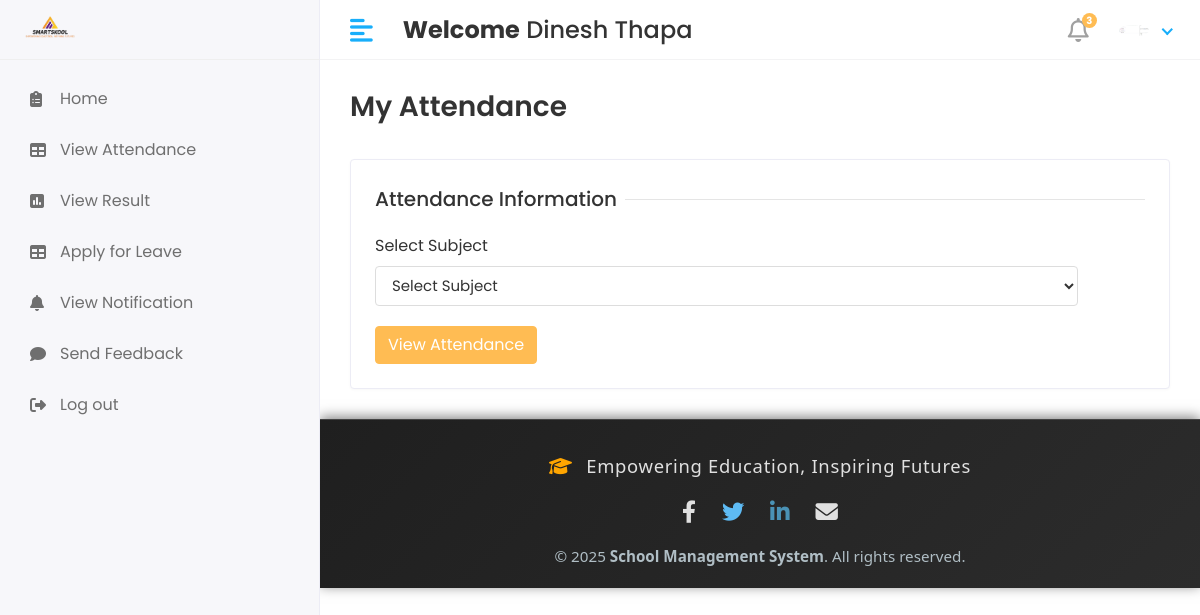
/student/view_attendance/ (signed in), run on the app's committed database.
### app/models.py (models this page shows)
class CustomUser(AbstractUser):
   USER= (
      (1,'hod'),
      (2,'staff'),
      (3,'student'),
    )
   user_type=models.CharField(choices=USER,max_length=50,default=1)
   profile_pic = models.ImageField(upload_to='media/profile_pics')

### school_management_system/Student_Views.py (the view)
# urls.py: path('student/view_attendance/',Student_Views.student_view_attendance,name='student_view_attendance'),
def student_view_attendance(request):
    student_obj = student.objects.get(admin=request.user.id)
    subject_obj = subject.objects.filter(course_id=student_obj.course_id)
    action = request.GET.get('action')
    get_subject = None
    attendance_report_obj = None
    if action is not None:
        if request.method == 'POST':
            subject_id = request.POST.get('subject_id')
            get_subject = subject.objects.get(id=subject_id)
            attendance_report_obj = attendance_report.objects.filter(student_id=student_obj,attendance_id__subject_id=get_subject)
    context = {
        'subject_obj': subject_obj,
        'action': action,
        'get_subject': get_subject,
        'attendance_report_obj': attendance_report_obj,
    }
    return render(request, 'Student/student_view_attendance.html', context)

### templates/student/student_view_attendance.html (shortened to what this page needs)
{%extends 'base.html'%}
{%block content%}
        <div class="page-header">
            <div class="row align-items-center">
                <div class="col">
                <h3 class="page-title">My Attendance</h3>
                </div>
            </div>
        </div>
        {% if action is None%}
        <div class="row">
            <div class="col-sm-12">
                <div class="card">
                    <div class="card-body">
                        <form method="post" action="?action=show_attendance">
                            <div class="row">
                            <div class="col-12">
                            <h5 class="form-title"><span>Attendance Information</span></h5>
                            </div>
                            <div class="col-sm-11">
                            <div class="form-group">
                            <label>Select Subject</label>
                                <select class="form-control" name="subject_id">
                                    <option value="">Select Subject</option>
                                </select>
                            </div>
                            </div>
                            <div class="col-12">
                            <button type="submit" class="btn btn-primary"> View Attendance </button>
                            </div>
                            </div>
                        </form>
                    </div>
                </div>
            </div>
        </div>
        {%endif%}
{%endblock%}

### templates/includes/header.html (shortened to what this page needs)
{% load static %}
<div class="header">
    {% if user.user_type == '1' %}
            <div class="header-left">
               <a href="" class="logo">
               <img src="{% static 'assets/img/logo1.png'%}" alt="Logo" width="80" height="80">
               </a>
               <a href="index.html" class="logo logo-small">
               <img src="{% static 'assets/img/logo1.png'%}" alt="Logo" width="80" height="80">
               </a>
            </div>
            <a href="javascript:void(0);" id="toggle_btn">
            <i class="fas fa-align-left"></i>
            </a>
            <div class="top-nav-search mt-3" >
               <h4><strong>Welcome</strong>&nbsp;<span>{{user.first_name}} {{user.last_name}}</span></h4>
            </div>
            <a class="mobile_btn" id="mobile_btn">
            <i class="fas fa-bars"></i>
            </a>
            <ul class="nav user-menu">
               <li class="nav-item dropdown noti-dropdown">
                  <a href="#" class="dropdown-toggle nav-link" data-toggle="dropdown">
                  <i class="far fa-bell"></i> <span class="badge badge-pill">3</span>
                  </a>
                  <div class="dropdown-menu notifications">
                     <div class="topnav-dropdown-header">
                        <span class="notification-title">Notifications</span>
                        <a href="javascript:void(0)" class="clear-noti"> Clear All </a>
                     </div>
                     <div class="noti-content">
                        <ul class="notification-list">
                           <li class="notification-message">
                              <a href="#">
                                 <div class="media">
                                    <span class="avatar avatar-sm">
                                    <img class="avatar-img rounded-circle" alt="User Image" src="{{ user.profile.profile_pic.url }}">
                                    </span>
                                    <div class="media-body">
                                       <p class="noti-details"><span class="noti-title">Carlson Tech</span> has approved <span class="noti-title">your estimate</span></p>
                                       <p class="noti-time"><span class="notification-time">4 mins ago</span></p>
                                    </div>
                                 </div>
                              </a>
                           </li>
                           <li class="notification-message">
                              <a href="#">
                                 <div class="media">
                                    <span class="avatar avatar-sm">
                                    <img class="avatar-img rounded-circle" alt="User Image" src="{% static 'assets/img/profiles/avatar-11.jpg'%}">
                                    </span>
                                    <div class="media-body">
                                       <p class="noti-details"><span class="noti-title">International Software Inc</span> has sent you a invoice in the amount of <span class="noti-title">$218</span></p>
                                       <p class="noti-time"><span class="notification-time">6 mins ago</span></p>
                                    </div>
                                 </div>
                              </a>
                           </li>
                           <li class="notification-message">
                              <a href="#">
                                 <div class="media">
                                    <span class="avatar avatar-sm">
                                    <img class="avatar-img rounded-circle" alt="User Image" src="{% static 'assets/img/profiles/avatar-17.jpg'%}">
                                    </span>
                                    <div class="media-body">
                                       <p class="noti-details"><span class="noti-title">John Hendry</span> sent a cancellation request <span class="noti-title">Apple iPhone XR</span></p>
                                       <p class="noti-time"><span class="notification-time">8 mins ago</span></p>
                                    </div>
                                 </div>
                              </a>
                           </li>
                           <li class="notification-message">
                              <a href="#">
                                 <div class="media">
                                    <span class="avatar avatar-sm">
                                    <img class="avatar-img rounded-circle" alt="User Image" src="{% static 'assets/img/profiles/avatar-13.jpg'%}">
                                    </span>
                                    <div class="media-body">
                                       <p class="noti-details"><span class="noti-title">Mercury Software Inc</span> added a new product <span class="noti-title">Apple MacBook Pro</span></p>
                                       <p class="noti-time"><span class="notification-time">12 mins ago</span></p>
                                    </div>
                                 </div>
                              </a>
                           </li>
                        </ul>
                     </div>
                     <div class="topnav-dropdown-footer">
                        <a href="#">View all Notifications</a>
                     </div>
                  </div>
               </li>
               <li class="nav-item dropdown has-arrow">
                  <a href="#" class="dropdown-toggle nav-link" data-toggle="dropdown">
                    <span class="user-img">
                     {% if user.profile_pic and user.profile_pic.url %}
                        <span class="user-img">
                           <img class="rounded-circle" src="{{ user.profile_pic.url }}" width="30" alt="Profile">
                           <span class="status online"></span>
                        </span>
                     {% else %}
                        <span class="user-img">
                           <img class="rounded-circle" src="{% static 'assets/img/noimg.png' %}" width="30" alt="Profile">
                           <span class="status online"></span>
                        </span>
                     {% endif %}
                                 </span>
                  </a>
                  <div class="dropdown-menu">
                     <div class="user-header">
                        <div class="avatar avatar-sm">
                           {% if user.profile_pic and user.profile_pic.url %}
                              <img src="{{ user.profile_pic.url }}" alt="User Image" class="avatar-img rounded-circle">
                           {% else %}
                              <img src="{% static 'assets/img/noimg.png' %}" alt="User Image" class="avatar-img rounded-circle">
                           {% endif %}
                        </div>
                        <div class="user-text">
                           <h6>{{user.first_name}}&nbsp; {{user.last_name}}</h6>
                           {% if user.user_type == '1' %}
                           <p class="text-muted mb-0">HOD</p>
                           {%elif user.user_type == '2' %}
                           <p class="text-muted mb-0">Staff</p>
                           {%else%}
                           <p class="text-muted mb-0">Student</p>
                           {%endif%}
                        </div>
                     </div>
                     <a class="dropdown-item" href="#">My Profile</a>
                     <a class="dropdown-item" href="inbox.html">Inbox</a>
                     <a class="dropdown-item" href={% url 'logout' %}>Logout</a>
                  </div>
               </li>
            </ul>
         {%else%}
         <div class="header-left">
              <a href="" class="logo">
               <img src="{% static 'assets/img/logo1.png'%}" alt="Logo" width="80" height="80">
               </a>
            </div>
            <a href="javascript:void(0);" id="toggle_btn">
            <i class="fas fa-align-left"></i>
            </a>
            <div class="top-nav-search mt-3" >
               <h4><strong>Welcome</strong>&nbsp;<span>{{user.first_name}} {{user.last_name}}</span></h4>
            </div>
            <ul class="nav user-menu">
               <li class="nav-item dropdown noti-dropdown">
                  <a href="#" class="dropdown-toggle nav-link" data-toggle="dropdown">
                  <i class="far fa-bell"></i> <span class="badge badge-pill">3</span>
                  </a>
               </li>
               <li class="nav-item dropdown has-arrow">
                  <a href="#" class="dropdown-toggle nav-link" data-toggle="dropdown">
                    <span class="user-img">
                     {% if user.profile_pic and user.profile_pic.url %}
                        <span class="user-img">
                           <img class="rounded-circle" src="{{ user.profile_pic.url }}" width="30" alt="Profile">
                        </span>
                     {% else %}
                        <span class="user-img">
                           <img class="rounded-circle" src="{% static 'assets/img/noimg.png' %}" width="30" alt="Profile">
                           <span class="status online"></span>
                        </span>
                     {% endif %}
                                 </span>
                  </a>
               </li>
            </ul>
         {% endif %}
</div>

### static/assets/css/style.css (style rules this page uses)
html { height: 100%; }
body { background-color: #fff; color: #333; font-family: 'Poppins', sans-serif; font-size: 1rem; height: 100%; line-height: 1.5; overflow-x: hidden; }
h1, h2, h3, h4, h5, h6 { font-family: 'Poppins', sans-serif; margin-top: 0; }
.form-control { border: 1px solid #ddd; box-shadow: none; color: #333; font-size: 15px; height: 40px; }
a { color: #009ce7; }
input, button, a { transition: all 0.4s ease; -moz-transition: all 0.4s ease; -o-transition: all 0.4s ease; -ms-transition: all 0.4s ease; -webkit-transition: all 0.4s ease; }
input, input:focus, button, button:focus { outline: none; }
.form-group { margin-bottom: 1.25rem; }
ul, ol { padding: 0px; list-style: none; }
.btn-primary { background-color: #FFBC53; border: 1px solid #FFBC53; }
.card { border: 1px solid #ececf5; box-shadow: 0 1px 3px 0 rgba(0, 0, 0, 0.03); margin-bottom: 1.875rem; }
.card-body { padding: 1.5rem; }
.header { background-color: #fff; border-bottom: 1px solid #f3f3f4; left: 0; position: fixed; right: 0; top: 0; z-index: 1001; height: 60px; }
.header .header-left { float: left; height: 60px; padding: 0 20px; position: relative; width: 320px; z-index: 1; transition: all 0.2s ease-in-out; background-color: #f7f7fa; border-bottom: 1px solid #efefef; border-right: 1px solid #ececf5; display: flex; align-items: center; }
.header .header-left .logo { display: inline-block; line-height: 60px; }
.header .header-left .logo img { max-height: 40px; width: auto; }
.header .dropdown-toggle:after { display: none; }
.header .has-arrow .dropdown-toggle:after { border-top: 0; border-left: 0; border-bottom: 2px solid #18aefa; border-right: 2px solid #18aefa; content: ''; height: 8px; display: inline-block; pointer-events: none; -webkit-transform-origin: 66% 66%; -ms-transform-origin: 66% 66%; transform-origin: 66% 66%; -webkit-transform: rotate(45deg); -ms-transform: rotate(45deg); transform: rotate(45deg); -webkit-transition: all 0.15s ease-in-out; transition: all 0.15s ease-in-out; width: 8px; vertical-align: 0px; }
.user-menu { float: right; margin: 0; position: relative; z-index: 99; padding-right: 15px; }
.user-menu.nav > li > a { color: #a0a0a0; font-size: 14px; line-height: 58px; padding: 0 15px; height: 60px; }
.user-img { margin-right: 3px; position: relative; }
.top-nav-search { float: left; margin-left: 15px; }
.page-header { margin-bottom: 1.875rem; }
.page-title { font-size: 28px; font-weight: 600; color: #333; margin-bottom: 5px; }
.user-menu.nav > li > a .badge { background-color: #FFBC53; display: block; font-size: 10px; font-weight: bold; height: 15px; width: 15px; position: absolute; right: 7px; top: 13px; color: #fff; padding: 3px; }
.user-menu.nav > li > a > i { font-size: 1.5rem; line-height: 60px; }
.form-title { width: 100%; max-width: 100%; padding: 0; font-size: 1.25rem; font-weight: 500; line-height: inherit; color: #333; white-space: normal; position: relative; display: block; margin-bottom: 20px; }
.form-title:before { content: ""; position: absolute; left: 0px; right: 0px; height: 1px; top: 50%; background-color: rgba(0, 0, 0, 0.1); }
.form-title span { padding: 0px 0.5rem 0 0; background-color: #fff; display: inline-block; z-index: 2; position: relative; }
@media (min-width: 992px) { #toggle_btn { align-items: center; color: #18aefa; display: inline-flex; float: left; font-size: 26px; height: 60px; justify-content: center; margin-left: 15px; padding: 0 15px; } }

### data on the page
CustomUser: first_name "Dinesh", last_name "Thapa", profile_pic (picture)
